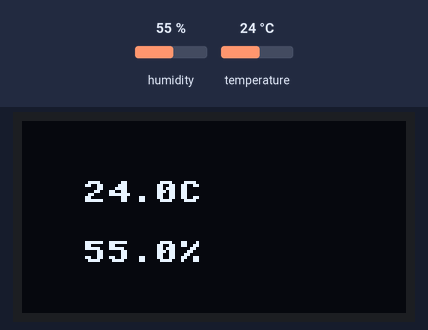
Recording of a program running on a simulated ESP8266 board running MicroPython. Shown: 128×64 one-colour display. The inputs (shaded band) are chosen by the test bench; at power-on: humidity 55 %, temperature 24 °C. Library files of the repository ran but are not shown: ssd1306.py.

Above: at 1.2 s.
1.3 s: humidity set to 22 %
At 4.7 s:
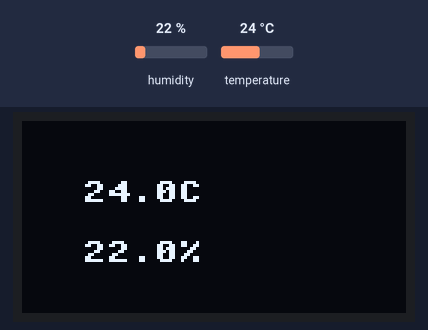
5.5 s: temperature set to 12 °C
At 8.8 s:
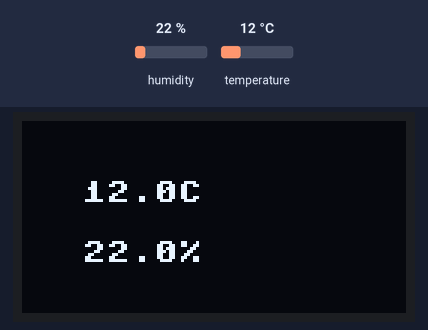
9.6 s: humidity set to 40 %
At 12.9 s:
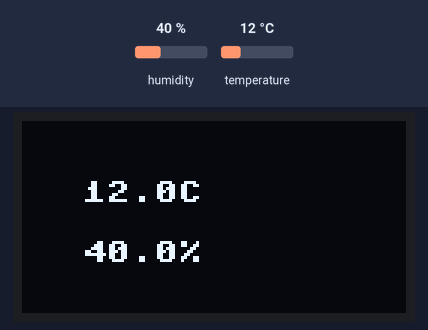
13.6 s: temperature set to 19 °C
Timing chart, 0 to 16.6 s (numbered marks = the images above; inputs shaded):
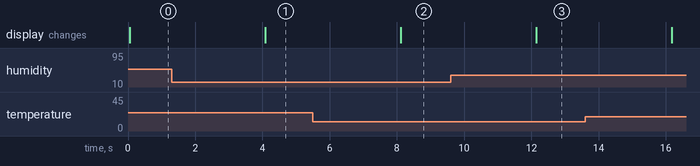

Measured:
- after the input at 1.3 s, the display: changes after 2.8 s (image 1)
- after the input at 5.5 s, the display: changes after 2.6 s (image 2)
- after the input at 9.6 s, the display: changes after 2.5 s (image 3)

The program:

am2320_test_oled.py
```python
import time
import am2320
import ssd1306
from machine import I2C, Pin
#i2c = I2C(scl=Pin(5), sda=Pin(4))
i2c = I2C(1)
sensor = am2320.AM2320(i2c)
oled = ssd1306.SSD1306_I2C(128, 64, i2c)

while True:
    sensor.measure()
    #print('Temp: {}{}C, Humi: {} %'.format(sensor.temperature(), '\u00b0', sensor.humidity()))
    #print('Temp: {}C, Humi: {} %'.format(sensor.temperature(), sensor.humidity()))
    oled.fill(0)
    oled.text('{:0.1f}C'.format(sensor.temperature()), 20, 20)
    oled.text('{:0.1f}%'.format(sensor.humidity()), 20, 40)
    oled.show()
    time.sleep(4)
```

am2320.py
```python
"""
MicroPython Aosong AM2320 I2C driver
https://github.com/mcauser/micropython-am2320

MIT License
Copyright (c) 2016 Mike Causer

Permission is hereby granted, free of charge, to any person obtaining a copy
of this software and associated documentation files (the "Software"), to deal
in the Software without restriction, including without limitation the rights
to use, copy, modify, merge, publish, distribute, sublicense, and/or sell
copies of the Software, and to permit persons to whom the Software is
furnished to do so, subject to the following conditions:

The above copyright notice and this permission notice shall be included in all
copies or substantial portions of the Software.

THE SOFTWARE IS PROVIDED "AS IS", WITHOUT WARRANTY OF ANY KIND, EXPRESS OR
IMPLIED, INCLUDING BUT NOT LIMITED TO THE WARRANTIES OF MERCHANTABILITY,
FITNESS FOR A PARTICULAR PURPOSE AND NONINFRINGEMENT. IN NO EVENT SHALL THE
AUTHORS OR COPYRIGHT HOLDERS BE LIABLE FOR ANY CLAIM, DAMAGES OR OTHER
LIABILITY, WHETHER IN AN ACTION OF CONTRACT, TORT OR OTHERWISE, ARISING FROM,
OUT OF OR IN CONNECTION WITH THE SOFTWARE OR THE USE OR OTHER DEALINGS IN THE
SOFTWARE.
"""

import ustruct
import time

class AM2320:
    def __init__(self, i2c=None, address=0x5c):
        self.i2c = i2c
        self.address = address
        self.buf = bytearray(8)
    def measure(self):
        buf = self.buf
        address = self.address
        # wake sensor
        try:
            self.i2c.writeto(address, b'')
        except OSError:
            pass
        # read 4 registers starting at offset 0x00
        self.i2c.writeto(address, b'\x03\x00\x04')
        # wait at least 1.5ms
        time.sleep_ms(2)
        # read data
        self.i2c.readfrom_mem_into(address, 0, buf)
        crc = ustruct.unpack('<H', bytearray(buf[-2:]))[0]
        if (crc != self.crc16(buf[:-2])):
            raise Exception("checksum error")
    def crc16(self, buf):
        crc = 0xFFFF
        for c in buf:
            crc ^= c
            for i in range(8):
                if crc & 0x01:
                    crc >>= 1
                    crc ^= 0xA001
                else:
                    crc >>= 1
        return crc
    def humidity(self):
        return (self.buf[2] << 8 | self.buf[3]) * 0.1
    def temperature(self):
        t = ((self.buf[4] & 0x7f) << 8 | self.buf[5]) * 0.1
        if self.buf[4] & 0x80:
            t = -t
        return t
```
